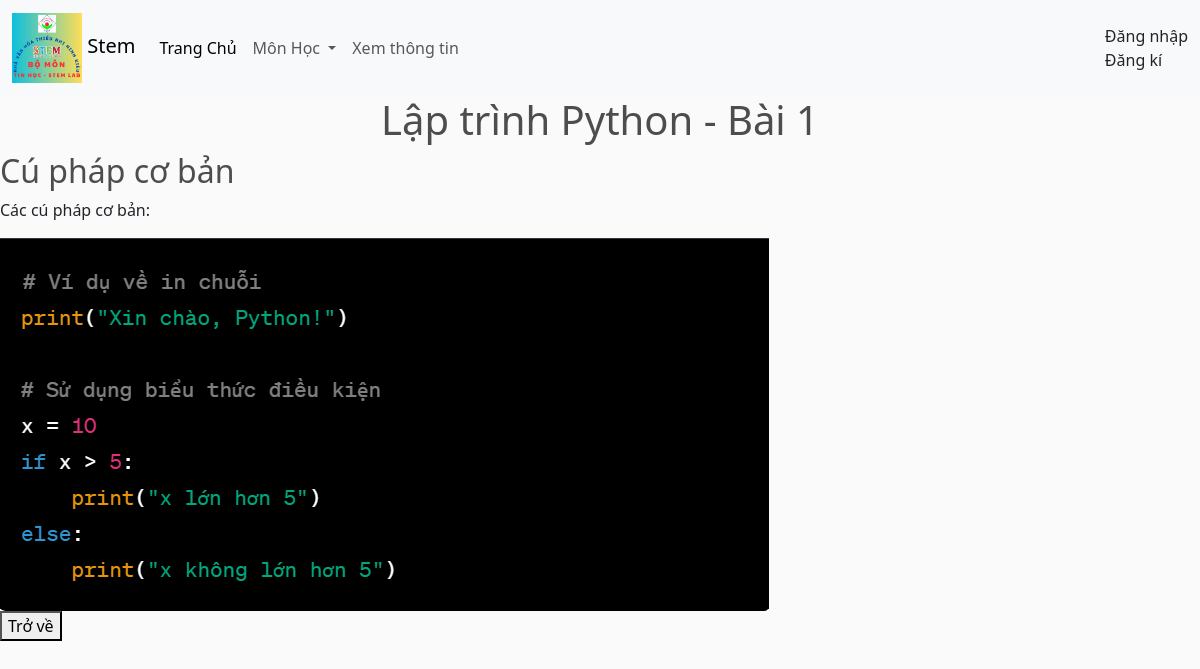
The app's page /subject/1/lesson/0/ with its own data.
### app/models.py (models this page shows, shortened)
class Subject(models.Model):
    category = models.ManyToManyField(Category, related_name='subject')
    name = models.CharField(max_length=200,null=True)
    price = models.FloatField()
    develop = models.BooleanField(default=False,null=True,blank=False)
    image = models.ImageField(null=True, blank=True)
    description = models.TextField(null=True, blank=True)
    content = models.TextField(null=True, blank=True)
    lessons = models.ManyToManyField('Lesson', through='LessonDetail')

class Lesson(models.Model):
    title = models.CharField(max_length=200, null=True)
    content_text = models.TextField(null=True, blank=True)
    content_image = models.ImageField(upload_to='lesson_images/', null=True, blank=True)

### app/views.py (the view)
# urls.py: path('subject/<int:subject_id>/lesson/<int:lesson_index>/', views.lesson_detail, name='lesson_detail'),
def lesson_detail(request, subject_id, lesson_index):
    subject = get_object_or_404(Subject, id=subject_id)
    if subject.lessons:
        lessons = subject.lessons.all()
        if 0 <= lesson_index < len(lessons):
            lesson = lessons[lesson_index]
            lesson_number = lesson_index + 1  # Perform the addition here
            context = {'subject': subject, 'lesson': lesson, 'lesson_number': lesson_number}
            return render(request, 'app/lesson_detail.html', context)
    return render(request, 'app/lesson_not_found.html')

### app/templates/app/lesson_detail.html (shortened to what this page needs)
{% extends 'app/base.html' %}
{% load static %}
    {% block register %}
    <h1 style="text-align: center;">{{ subject.name }} - Bài {{ lesson_number }}</h1>
        {% if lesson %}
            <h2>{{ lesson.title }}</h2>
            <p>{{ lesson.content_text }}</p>
            {% if lesson.content_image %}
                <img src="{{ lesson.content_image.url }}" alt="Lesson Image" >
            {% endif %}
        {% else %}
            <p>No lesson found for the specified index.</p>
        {% endif %}
        <br>
        <form action="{% url 'learn_subject' subject_id=subject.id %}" method="get">
            <button type="submit">Trở về</button>
        </form>
    {% endblock register %}

### app/static/app/css/main.css (style rules this page uses)
body { background-color: hsl(0, 0%, 98%); }
h1,h2,h3,h4,h5,h6 { color:hsl(0, 0%, 30%); }

### records on screen
Subject: name "Lập trình Python"
Lesson: title "Cú pháp cơ bản", content_text "Các cú pháp cơ bản:", content_image (picture)

### other values on screen
{{ lesson_number }} "1"
